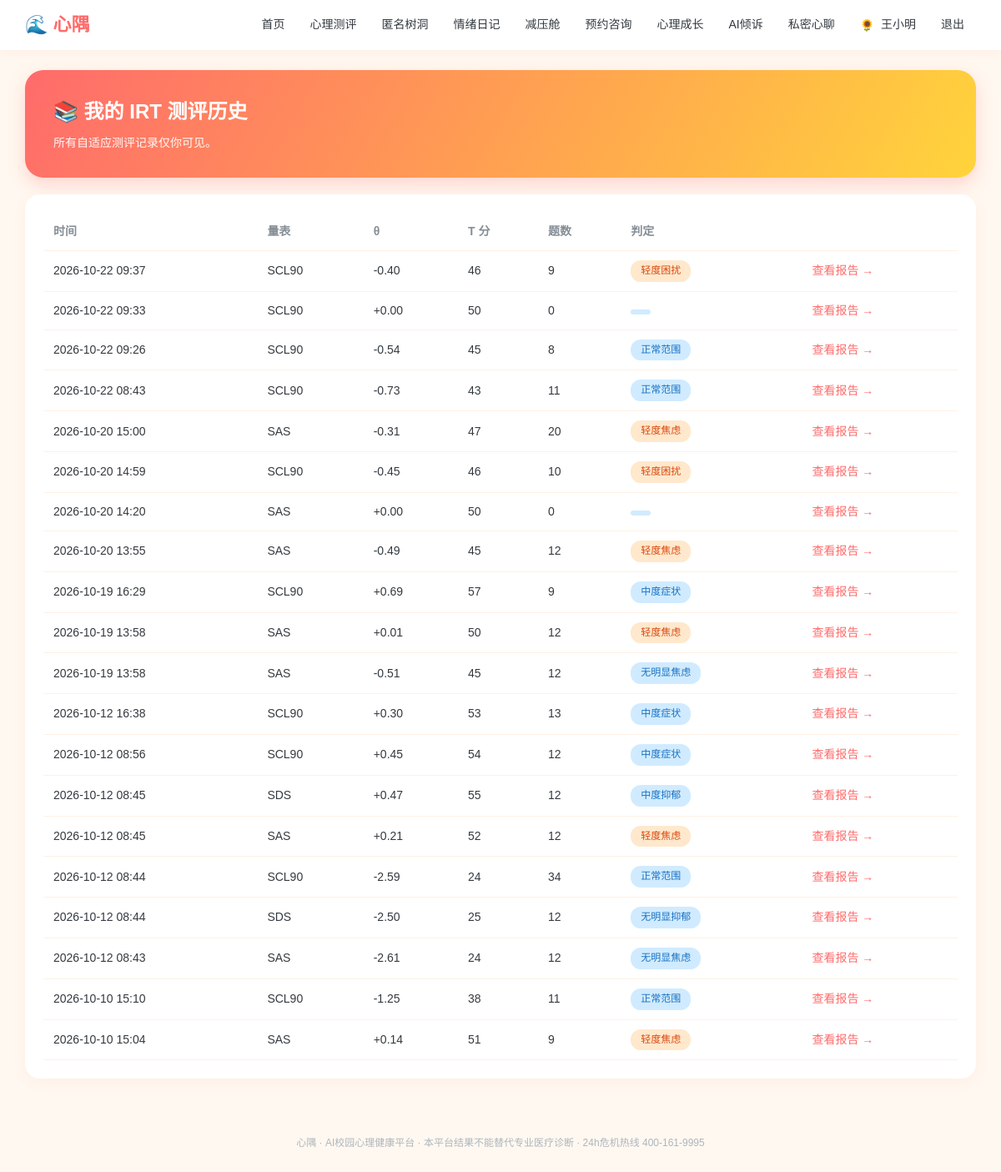
Page /irt/history (signed in) on the earlier database version.
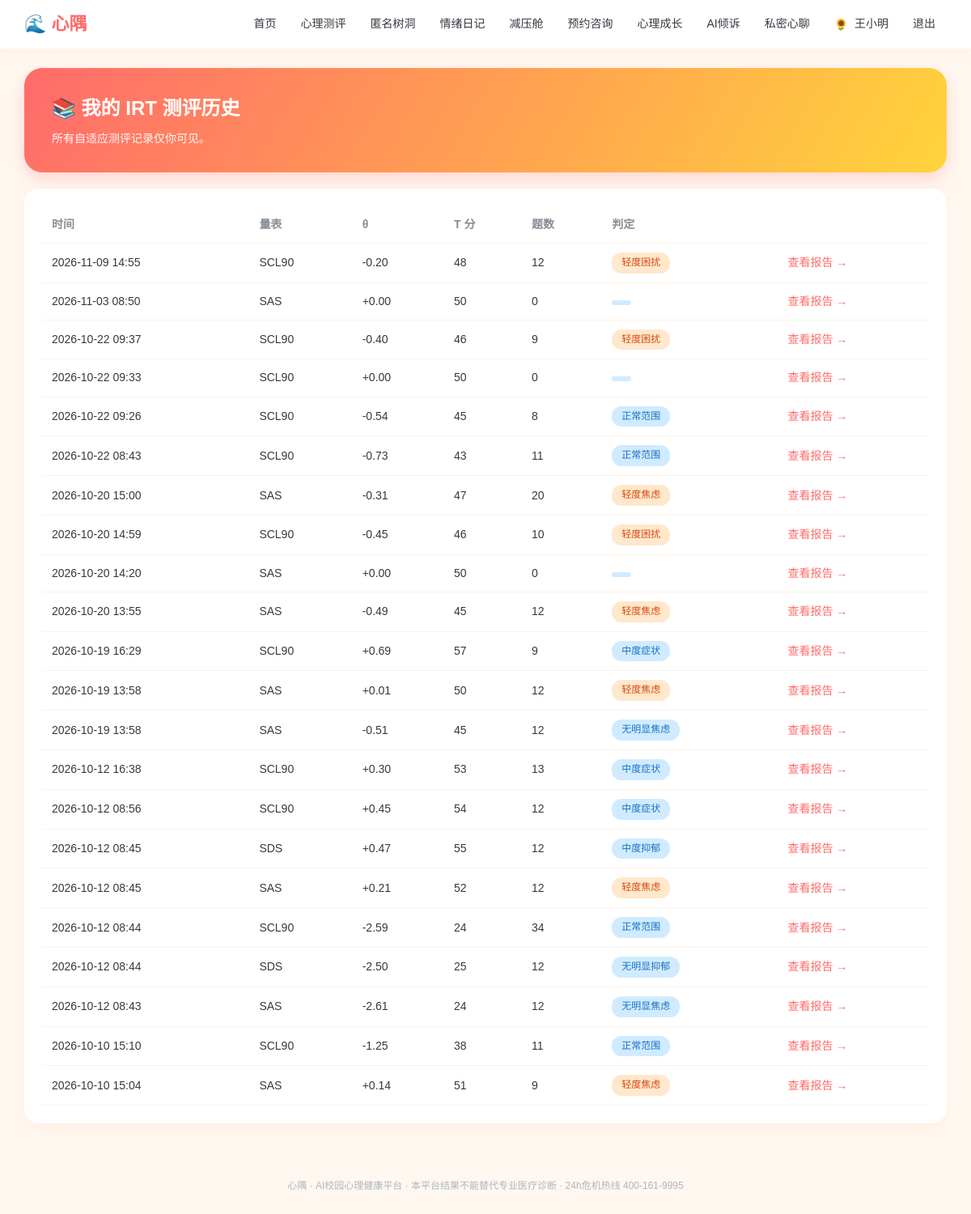
Same page on the later database version.
### models.py (models this page shows)
class IRTTest(db.Model):
    __tablename__ = "irt_tests"
    id = db.Column(db.Integer, primary_key=True)
    user_id = db.Column(db.Integer, db.ForeignKey("users.id"))
    scale_code = db.Column(db.String(16))           #scl90/sas/sds
    theta = db.Column(db.Float, default=0.0)       #最终潜变量估计
    se = db.Column(db.Float, default=1.0)         #测量标准误
    t_score = db.Column(db.Integer, default=50)    #T分
    level = db.Column(db.String(32), default="")   #风险等级
    n_items = db.Column(db.Integer, default=0)      #实际作答题数
    responses = db.Column(db.Text, default="")
    dims = db.Column(db.Text, default="")
    created_at = db.Column(db.DateTime, default=datetime.now)

### app.py (the view)
@app.route("/irt/history")
@login_required()
def irt_history(u):
    rows = IRTTest.query.filter_by(user_id=u.id).order_by(IRTTest.created_at.desc()).all()
    return render_template("irt_history.html", u=u, rows=rows)

### app.py (called while the page is built)
def login_required(role=None):
    def decor(f):
        @wraps(f)
        def wrapper(*args,**kwargs):
            uid = session.get("uid")
            if not uid:
                return redirect(url_for("login", next=request.path))
            u = db.session.get(User, uid)
            if not u:
                session.clear()
                return redirect(url_for("login"))
            if not u.profile_completed and request.endpoint not in (
                    "profile", "logout", "static", "avatar_upload"):
                flash("首次登录请先完善你的基本信息", "warn")
                return redirect(url_for("profile"))
            if role and u.role != role:
                flash("该页面需要相应权限", "warn")
                return redirect(url_for("index"))
            return f(u, *args, **kwargs)
        return wrapper
    return decor

### templates/irt_history.html (shortened to what this page needs)
{% extends "base.html" %}
{% block body %}
<div class="hero-banner"><h1>📚 我的 IRT 测评历史</h1><p>所有自适应测评记录仅你可见。</p></div>
<div class="card">
  {% if rows %}
  <table class="tbl">
    <tr><th>时间</th><th>量表</th><th>θ</th><th>T 分</th><th>题数</th><th>判定</th><th></th></tr>
    {% for r in rows %}
    <tr>
      <td>{{ r.created_at.strftime('%Y-%m-%d %H:%M') }}</td>
      <td>{{ r.scale_code|upper }}</td>
      <td>{{ '%+.2f'|format(r.theta) }}</td>
      <td>{{ r.t_score }}</td>
      <td>{{ r.n_items }}</td>
      <td><span class="tag {% if '重' in r.level %}tag-red{% elif '轻' in r.level %}tag-orange{% else %}tag-blue{% endif %}">{{ r.level }}</span></td>
      <td><a href="{{ url_for('irt_result', tid=r.id) }}">查看报告 →</a></td>
    </tr>
    {% endfor %}
  </table>
  {% else %}
  <p style="text-align:center;color:#adb5bd;padding:30px">还没有 IRT 测评记录，<a href="{{ url_for('irt_home') }}">去做一次自适应测评 →</a></p>
  {% endif %}
</div>
{% endblock %}

Differences in the rows shown:
added IRTTest: created_at "2026-11-09 14:55", scale_code "SCL90", theta "-0.20", t_score "48", n_items "12", level "轻度困扰"
added IRTTest: created_at "2026-11-03 08:50", scale_code "SAS", theta "+0.00", t_score "50", n_items "0"
